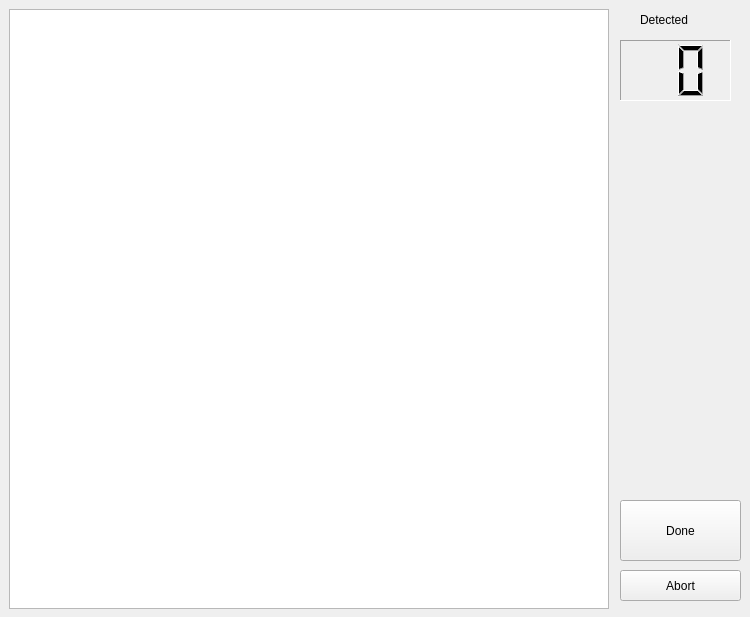
<?xml version="1.0" encoding="UTF-8"?>
<ui version="4.0">
 <class>QReader</class>
 <widget class="QWidget" name="QReader">
  <property name="geometry">
   <rect>
    <x>0</x>
    <y>0</y>
    <width>750</width>
    <height>617</height>
   </rect>
  </property>
  <property name="sizePolicy">
   <sizepolicy hsizetype="Fixed" vsizetype="Fixed">
    <horstretch>0</horstretch>
    <verstretch>0</verstretch>
   </sizepolicy>
  </property>
  <property name="minimumSize">
   <size>
    <width>750</width>
    <height>600</height>
   </size>
  </property>
  <property name="windowTitle">
   <string>Form</string>
  </property>
  <widget class="QGraphicsView" name="display">
   <property name="geometry">
    <rect>
     <x>9</x>
     <y>9</y>
     <width>600</width>
     <height>600</height>
    </rect>
   </property>
  </widget>
  <widget class="QLCDNumber" name="lcdNumber">
   <property name="geometry">
    <rect>
     <x>620</x>
     <y>40</y>
     <width>111</width>
     <height>61</height>
    </rect>
   </property>
   <property name="frameShape">
    <enum>QFrame::Panel</enum>
   </property>
   <property name="frameShadow">
    <enum>QFrame::Sunken</enum>
   </property>
   <property name="digitCount">
    <number>2</number>
   </property>
  </widget>
  <widget class="QLabel" name="label">
   <property name="geometry">
    <rect>
     <x>640</x>
     <y>10</y>
     <width>76</width>
     <height>19</height>
    </rect>
   </property>
   <property name="text">
    <string>Detected</string>
   </property>
  </widget>
  <widget class="QPushButton" name="buttonDone">
   <property name="geometry">
    <rect>
     <x>620</x>
     <y>500</y>
     <width>121</width>
     <height>61</height>
    </rect>
   </property>
   <property name="text">
    <string>Done</string>
   </property>
  </widget>
  <widget class="QPushButton" name="buttonExit">
   <property name="geometry">
    <rect>
     <x>620</x>
     <y>570</y>
     <width>121</width>
     <height>31</height>
    </rect>
   </property>
   <property name="text">
    <string>Abort</string>
   </property>
  </widget>
 </widget>
 <resources/>
 <connections/>
</ui>
